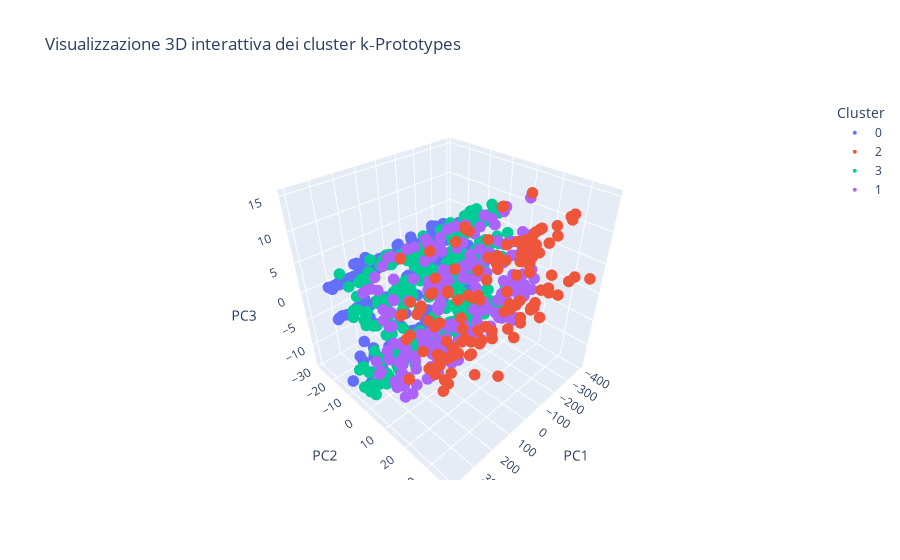

Write notebook code for a chart like this one.
### Code cell
# 5. Riduzione a 3 dimensioni (PCA) per la visualizzazione
pca = PCA(n_components=3)
coords_3d = pca.fit_transform(matrix)
df_plot = pd.DataFrame(coords_3d, columns=['PC1', 'PC2', 'PC3'])
df_plot['cluster'] = clusters.astype(str)

# 6. Grafico 3D interattivo con Plotly
fig = px.scatter_3d(
    df_plot,
    x='PC1', y='PC2', z='PC3',
    color='cluster',
    title='Visualizzazione 3D interattiva dei cluster k‑Prototypes',
    labels={'cluster': 'Cluster'}
)
fig.update_traces(marker=dict(size=4))
fig.show()

### Figure 1 — Plotly figure (JSON) as saved in the notebook; plotly's stock layout.template omitted (floating-point values rounded to 4 significant figures; data arrays with more than 128 entries replaced by an {"elided": "..."} marker saying what was removed)
{"data": [{"hovertemplate": "Cluster=0<br>PC1=%{x}<br>PC2=%{y}<br>PC3=%{z}<extra></extra>", "legendgroup": "0", "marker": {"color": "#636efa", "size": 4, "symbol": "circle"}, "mode": "markers", "name": "0", "scene": "scene", "showlegend": true, "type": "scatter3d", "x": {"elided": "306 float values"}, "y": {"elided": "306 float values"}, "z": {"elided": "306 float values"}}, {"hovertemplate": "Cluster=2<br>PC1=%{x}<br>PC2=%{y}<br>PC3=%{z}<extra></extra>", "legendgroup": "2", "marker": {"color": "#EF553B", "size": 4, "symbol": "circle"}, "mode": "markers", "name": "2", "scene": "scene", "showlegend": true, "type": "scatter3d", "x": [292.7, 254.7, 245.7, -324.3, -336.3, -33.3, -189.3, -227.3, 167.7, -383.3, 27.71, 244.7, 377.7, -258.3, 174.7, 351.7, 212.7, -207.3, 126.7, -165.3, 17.71, 4.708, -139.3, -191.3, -190.3, 352.7, 140.7, -295.3, -121.3, 55.7, 310.7, 181.7, -184.3, -305.3, 319.7, -332.3, -331.3, 89.7, -20.3, 357.7, -385.3, -314.3, -52.29, 58.71, 302.7, 283.7, 170.7, -201.3, -371.3, 257.7, -389.3, 221.7, -70.3, 14.71, -0.2942, 70.7, 350.7, 304.7, 175.7, 289.7, 369.7, -94.3, -52.29, 308.7, -166.3, -24.29, -302.3, -277.3, -352.3, -367.3, 192.7, -269.3, 327.7, 95.7, 104.7, -301.3, -209.3, 305.7, -227.3, -27.3, -1.3, 372.7, 200.7, 264.7, 188.7, -13.29, 69.7, 107.7, -360.3, 84.7, -238.3, 238.7, -186.3, 90.7, -340.3, 314.7, 52.71, 250.7, -236.3, -248.3, 299.7, -202.3, 252.7, 95.7, -396.3, -171.3, -385.3, -345.3, 170.7, -131.3, 195.7, -86.3, 353.7, -351.3, -309.3, -31.3, 357.7, -356.3, -240.3, -2.298, -334.3, 79.7, -112.3, -337.3, -189.3], "y": [18.01, 25.01, 18.95, 18.19, 16.24, 18.32, 14.62, 18.22, 27.15, 20.1, 25.17, 24.04, 19.75, 26.7, 20.12, 16.1, 17.47, 17.53, 23.98, 17.28, 15.93, 16.9, 19.25, 20.2, 20.69, 18.76, 18.44, 17.48, 29.71, 19.08, 24.34, 29.82, 18.0, 14.81, 24.34, 28.87, 18.89, 31.99, 28.03, 16.1, 29.55, 15.06, 16.63, 15.24, 24.07, 19.44, 22.3, 19.95, 20.09, 28.67, 22.03, 18.68, 19.02, 13.52, 16.89, 24.19, 21.92, 23.13, 27.16, 17.76, 21.45, 36.75, 19.79, 24.31, 13.19, 18.34, 18.44, 27.91, 17.91, 23.01, 21.09, 17.23, 14.4, 25.18, 19.15, 34.94, 21.87, 29.19, 18.22, 31.93, 23.19, 34.3, 17.46, 22.6, 21.34, 18.84, 17.4, 15.5, 28.86, 16.44, 20.42, 22.09, 18.24, 17.41, 24.26, 19.97, 16.68, 16.77, 21.39, 16.04, 24.55, 24.08, 20.18, 24.46, 36.34, 13.19, 27.15, 18.89, 37.58, 15.37, 19.91, 26.78, 31.37, 18.42, 29.83, 33.87, 17.54, 18.88, 24.07, 17.36, 15.76, 16.92, 27.02, 24.96, 27.71], "z": [6.477, -5.152, 2.627, 4.926, 0.329, -3.506, 7.031, -3.381, -1.463, 5.444, 10.51, -1.263, 3.755, -4.351, -2.182, 5.962, -3.898, 7.764, -1.189, -3.661, 2.048, 6.417, 0.9242, 5.324, 7.505, 3.527, 12.88, 3.693, 12.78, -6.474, 10.09, -3.906, -2.438, 6.13, 10.09, 11.7, -6.228, 12.16, -1.105, 5.958, 0.5763, 13.41, 7.426, 13.18, -1.299, -3.461, -2.668, 6.297, -2.81, 9.149, -2.317, -4.634, -6.395, 11.76, 2.297, -2.124, 7.406, 14.95, -1.468, -0.7938, 9.335, 13.48, 7.178, -2.274, 12.84, 4.738, 3.938, 3.18, -6.458, -2.09, -6.078, -3.596, 12.77, -1.899, 14.11, 3.909, -5.585, 11.3, -3.381, 12.23, -2.32, 7.368, -3.89, 4.545, -2.92, 11.04, -3.811, 8.056, 11.72, 0.06174, 4.383, -5.867, -3.407, -3.821, 9.532, 6.947, 3.234, 3.11, 4.619, 1.241, 0.8845, 10.42, 10.14, 5.133, 2.268, 12.84, 10.28, -6.219, -1.97, 4.08, 7.019, -4.456, -1.588, 3.972, -0.442, 12.71, -3.992, -6.215, 10.44, -3.766, 6.392, -1.873, -1.288, -1.628, -0.02797]}, {"hovertemplate": "Cluster=3<br>PC1=%{x}<br>PC2=%{y}<br>PC3=%{z}<extra></extra>", "legendgroup": "3", "marker": {"color": "#00cc96", "size": 4, "symbol": "circle"}, "mode": "markers", "name": "3", "scene": "scene", "showlegend": true, "type": "scatter3d", "x": {"elided": "305 float values"}, "y": {"elided": "305 float values"}, "z": {"elided": "305 float values"}}, {"hovertemplate": "Cluster=1<br>PC1=%{x}<br>PC2=%{y}<br>PC3=%{z}<extra></extra>", "legendgroup": "1", "marker": {"color": "#ab63fa", "size": 4, "symbol": "circle"}, "mode": "markers", "name": "1", "scene": "scene", "showlegend": true, "type": "scatter3d", "x": {"elided": "207 float values"}, "y": {"elided": "207 float values"}, "z": {"elided": "207 float values"}}], "layout": {"legend": {"title": {"text": "Cluster"}, "tracegroupgap": 0}, "scene": {"domain": {"x": [0, 1], "y": [0, 1]}, "xaxis": {"title": {"text": "PC1"}}, "yaxis": {"title": {"text": "PC2"}}, "zaxis": {"title": {"text": "PC3"}}}, "title": {"text": "Visualizzazione 3D interattiva dei cluster k‑Prototypes"}}}
